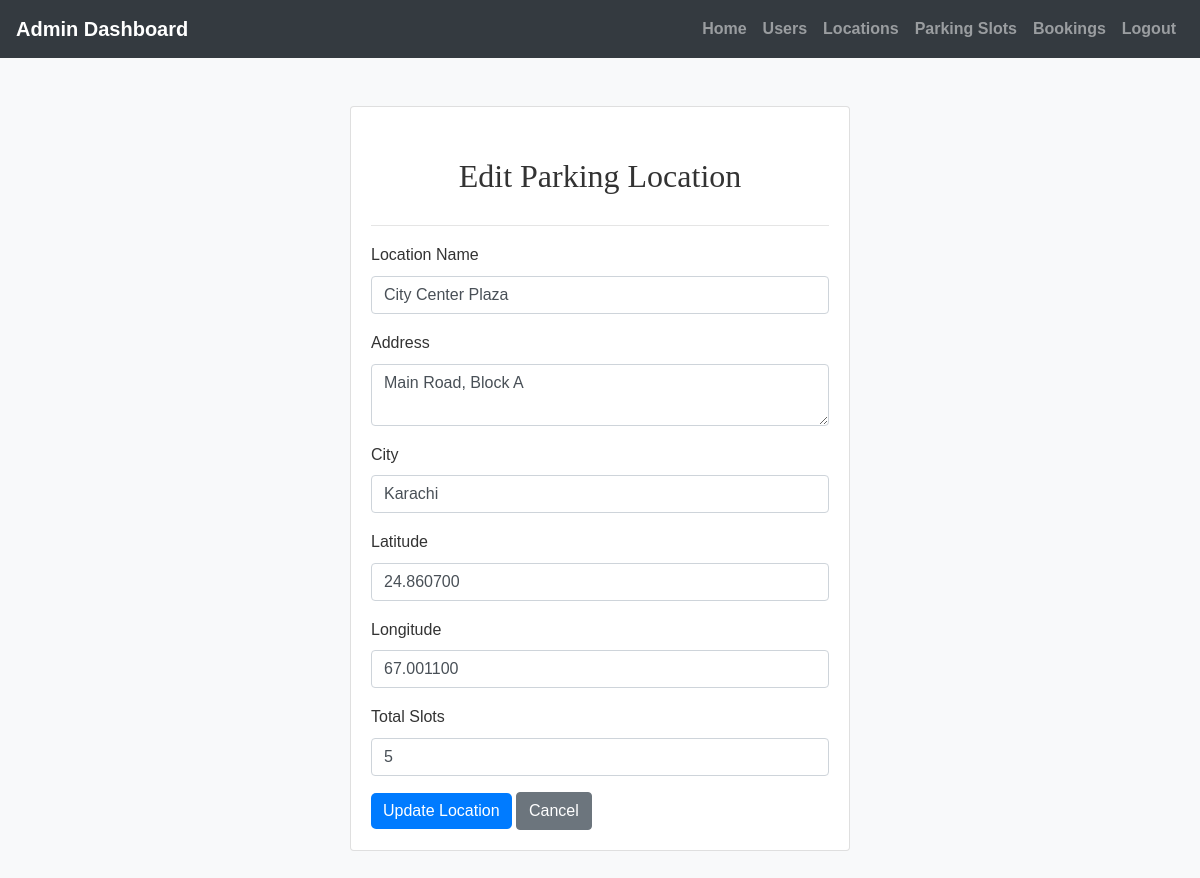
The app's page /admin/edit_location.php?id=2 (signed in) with its own data.
### tables this page shows
CREATE TABLE `parking_locations` (
  `location_id` int(11) NOT NULL,
  `name` varchar(100) NOT NULL,
  `address` varchar(255) NOT NULL,
  `city` varchar(50) NOT NULL,
  `latitude` decimal(9,6) NOT NULL,
  `longitude` decimal(9,6) NOT NULL,
  `total_slots` int(11) NOT NULL,
  `created_at` datetime NOT NULL DEFAULT current_timestamp(),
  `updated_at` datetime NOT NULL DEFAULT current_timestamp() ON UPDATE current_timestamp()
);

### admin/edit_location.php (the view, shortened to what this page needs)
<?php
include('config.php');
$id = intval($_GET['id']);
$query = mysqli_query($conn, "SELECT * FROM Parking_Locations WHERE location_id = $id");
$location = mysqli_fetch_assoc($query);
?>
<!DOCTYPE html>
<html>
<head>
    <link rel="stylesheet" href="https://maxcdn.bootstrapcdn.com/bootstrap/4.5.2/css/bootstrap.min.css">
    <link rel="stylesheet" href="../css/style.css">
</head>
<body>
<?php include('admin_navbar.php'); ?>
<div class="container mt-5">
        <div class="card mx-auto" style="max-width: 500px;">
        <div class="card-body">
    <h2>Edit Parking Location</h2>
    <hr>
    <form method="POST">
        <div class="form-group">
            <label>Location Name</label>
            <input type="text" name="name" class="form-control" value="<?= htmlspecialchars($location['name']) ?>" required>
        </div>
        <div class="form-group">
            <label>Address</label>
            <textarea name="address" class="form-control" required><?= htmlspecialchars($location['address']) ?></textarea>
        </div>
        <div class="form-group">
            <label>City</label>
            <input type="text" name="city" class="form-control" value="<?= htmlspecialchars($location['city']) ?>" required>
        </div>
        <div class="form-group">
            <label>Latitude</label>
            <input type="text" name="latitude" class="form-control" value="<?= $location['latitude'] ?>" required>
        </div>
        <div class="form-group">
            <label>Longitude</label>
            <input type="text" name="longitude" class="form-control" value="<?= $location['longitude'] ?>" required>
        </div>
        <div class="form-group">
            <label>Total Slots</label>
            <input type="number" name="total_slots" class="form-control" value="<?= $location['total_slots'] ?>" required>
        </div>
        <button type="submit" name="update_location" class="btn btn-primary">Update Location</button>
        <a href="view_locations.php" class="btn btn-secondary">Cancel</a>
    </form>
</div>
</div>
</div>
</body>
</html>

### css/style.css (style rules this page uses)
body { background-color: #f8f9fa; font-family: 'Arial', sans-serif; color: #333; line-height: 1.6; }
h1, h2, h3, h4 { text-align: center; margin-top: 30px; margin-bottom: 30px; font-family: 'Georgia', serif; }
.container { margin-bottom: 40px; }
.btn-primary { color: #fff; border: none; border-radius: 5px; cursor: pointer; transition: background-color 0.3s ease; }
a { color: #006666; text-decoration: none; font-weight: bold; }

### records on screen
parking_locations: name "City Center Plaza", address "Main Road, Block A", city "Karachi", latitude "24.860700", longitude "67.001100", total_slots "5"
